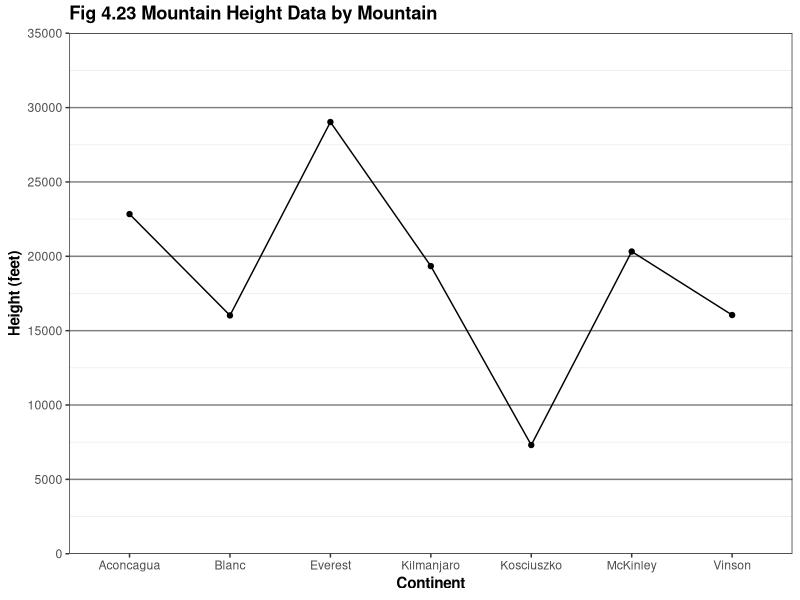
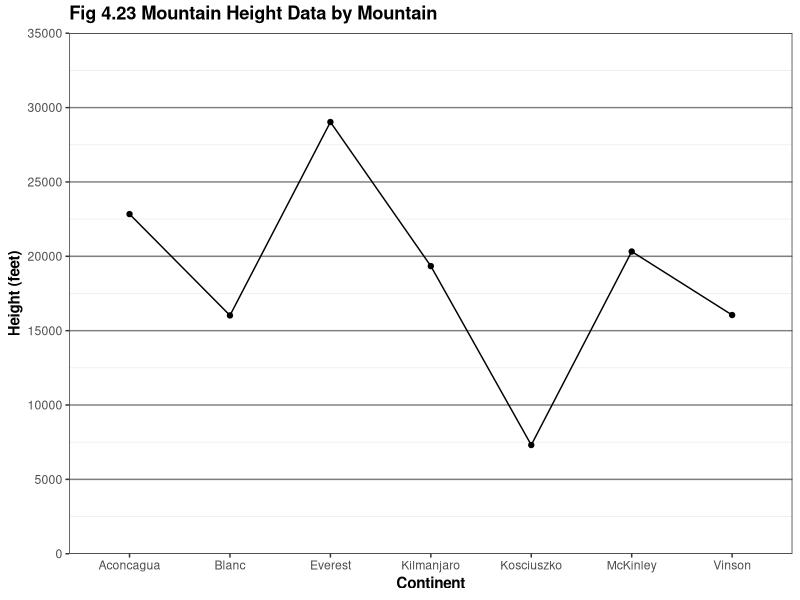

Write the R code that produced these figures, in order.
library(ggplot2)

this_base <- "fig04-23_mountain-height-data-by-mountain"

my_data <- data.frame(
  cont = c("Asia", "S.America", "N.America", "Africa",
           "Antarctica", "Europe", "Austrailia"),
  height = c(29029, 22838, 20322, 19341, 16050, 16024, 7310),
  mountain = c("Everest", "Aconcagua", "McKinley", "Kilmanjaro",
               "Vinson", "Blanc", "Kosciuszko"),
  stringsAsFactors = FALSE)

p <- ggplot(my_data, aes(x = mountain, y = height, group = factor(1))) +
 geom_line() + geom_point() +
  scale_y_continuous(breaks = seq(0, 35000, 5000), limits = c(0, 35000), 
                     expand = c(0, 0)) +
  labs(x = "Continent", y = "Height (feet)") +
  ggtitle("Fig 4.23 Mountain Height Data by Mountain") +
  theme_bw() +
  theme(panel.grid.major.x = element_blank(),
        panel.grid.major.y = element_line(colour = "grey50"),
        plot.title = element_text(size = rel(1.2), face = "bold", vjust = 1.5),
        axis.title = element_text(face = "bold"))

p

ggsave(paste0(this_base, ".png"), 
       p, width = 6, height = 4)
